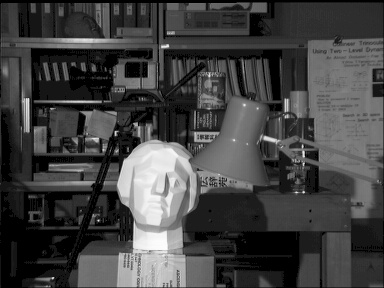
#> input picture HW1/Q5_image/img_improvment.png, 384 x 288 px, found by its file name
$ jupyter execute Q5.ipynb
#> lines starting #> are read from the running program, lines starting #| are printed output that depends on the picture
[cell 1]
from google.colab import drive
drive.mount('/content/drive')

# Q5

[cell 2]
import numpy as np
import cv2
import math
import matplotlib.pyplot as plt
from google.colab.patches import cv2_imshow

## part a

<h3> in this section we want to implement histogram equalization </h3>
<h3> you can use opencv library </h3>

[cell 3]
path = '/content/drive/MyDrive/ColabNotebooks/FCV/HW1/Q5_image/img_improvment.png'
image = cv2.imread(path, cv2.IMREAD_GRAYSCALE)
#> image is the input picture: shape (288, 384); min 0, max 252, mean 66.5
output_image = image.copy()
equalize_image = cv2.equalizeHist(output_image)
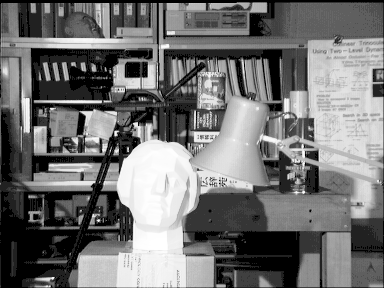
#> equalize_image: shape (288, 384); min 0, max 255, mean 114.2

[cell 4]
plt.figure(figsize=(20,20))
plt.subplot(1,2,1)
plt.imshow(image, cmap='gray')
plt.title('main image')
plt.axis('off')

plt.subplot(1,2,2)
plt.imshow(equalize_image, cmap='gray')
plt.title('equalized image')
plt.axis('off')
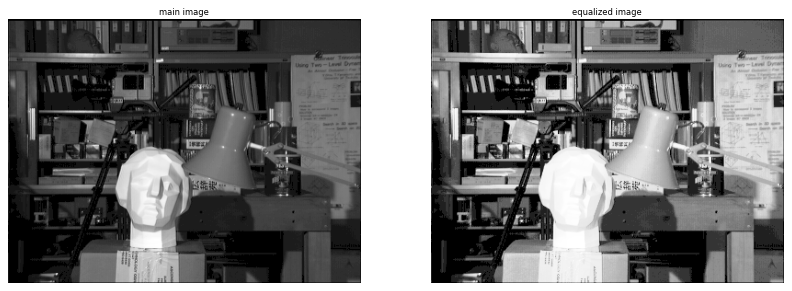
#> figure drawn by matplotlib, 2 panels

## part b

<h3> in this section we want to implement the first method for ACE </h3>
<h3> you can use opencv library </h3>
<h3> use 48(6*8) grids (size of the grids should be 48*48) </h3>

[cell 5]
def ACE1(image, gridSize):
  '''
  you can use the equalize function of OpenCV for each grid
  Use first method for ACE implementation (calculating transition function for each grid)
  input(s):
    image (ndarray): input image
    gridSize (int): window size for calculating histogram equalization
  output(s):
    output (ndarray): improved image
  '''
#> called with gridSize = 48
  x,y = image.shape
#> x = 288; y = 384
  output_image = image.copy()

  #######################
  #    your code here   #
  #######################
  # calculate number of grids in x and y direction
  vertical_num_grids = x // gridSize
#> vertical_num_grids = 6
  horizontal_num_grids = y // gridSize
#> horizontal_num_grids = 8

  # loop over each grid and apply histogram equalization using OpenCV's equalizeHist function
  for i in range(vertical_num_grids):
    for j in range(horizontal_num_grids):
      start_x = i * gridSize
      end_x = (i + 1) * gridSize
      start_y = j * gridSize
      end_y = (j + 1) * gridSize
      grid = output_image[start_x:end_x, start_y:end_y]
      equalized_grid = cv2.equalizeHist(grid)
      output_image[start_x:end_x, start_y:end_y] = equalized_grid
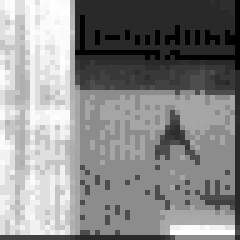
#> grid: shape (48, 48) (shown 5 times larger); min 0, max 255, mean 137.3
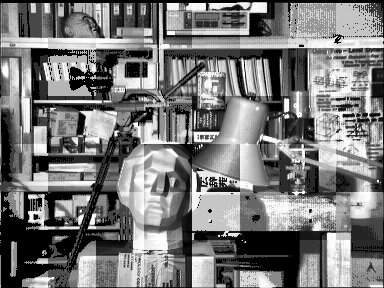
#> output_image: shape (288, 384); min 0, max 255, mean 120.9

  return output_image

[cell 6]
plt.figure(figsize=(20,20))
plt.subplot(1,2,1)
plt.imshow(image, cmap='gray')
plt.title('main image')
plt.axis('off')

plt.subplot(1,2,2)
output_image = ACE1(image,48)
plt.imshow(output_image, cmap='gray')
plt.title('equalized image')
plt.axis('off')

## part c

<h3> in this section we want to implement the second method for ACE </h3>
<h3> you can use opencv library </h3>

[cell 7]
def ACE2(image, gridSize):
    '''
    you can just use the equalize function of OpenCV for each grid
    You can use OpenCV built-in tools for applying padding
    Use second method for ACE implementation (calculating transition function for each pixel)
    input(s):
      image (ndarray): input image
      gridSize (tuple): window size for calculating histogram equalization
    output(s):
      output (ndarray): improved image
    '''
#> called with gridSize = (70, 70)
    output = image.copy()

    #######################
    #    your code here   #
    #######################
    # Pad the image with reflect mode to avoid edge effects
    padding_size = (gridSize[0]//2, gridSize[1]//2)
    # copyMakeBorder( src, dst, top, bottom, left, right, borderType, value )
    # value: If borderType is BORDER_CONSTANT, this is the value used to fill the border pixels.
    padded_img = cv2.copyMakeBorder(image, padding_size[0], padding_size[0], padding_size[1], padding_size[1], cv2.BORDER_REPLICATE)
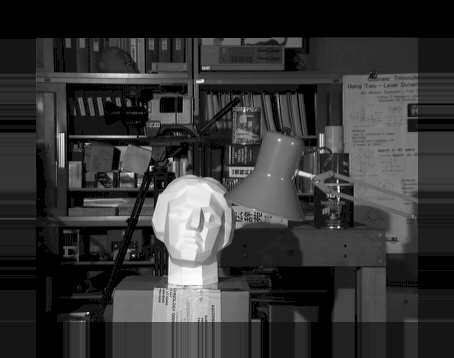
#> padded_img: shape (358, 454); min 0, max 252, mean 52.5

    # Loop over the image with a sliding grid of size gridSize
    for i in range(padding_size[0], padded_img.shape[0]-padding_size[0]):
        for j in range(padding_size[1], padded_img.shape[1]-padding_size[1]):
            # Define the grid
            grid = padded_img[i-padding_size[0]:i+padding_size[0], j-padding_size[1]:j+padding_size[1]]
            # Apply histogram equalization to the grid using OpenCV's equalizeHist function
            equalized_grid = cv2.equalizeHist(grid)
            # Replace the center pixel in the output with the corresponding pixel from the equalized grid
            output[i-padding_size[0], j-padding_size[1]] = equalized_grid[padding_size[0]-1, padding_size[1]-1]
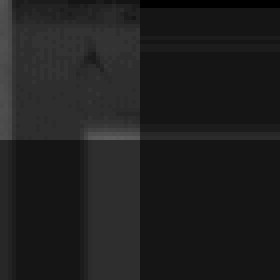
#> grid: shape (70, 70) (shown 4 times larger); min 0, max 93, mean 30.9
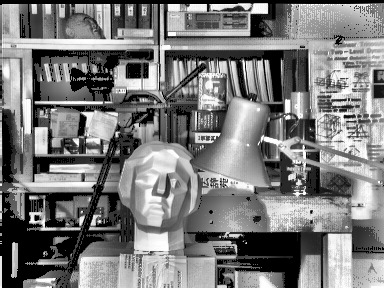
#> output: shape (288, 384); min 0, max 255, mean 122.5

    return output

[cell 8]
plt.figure(figsize=(20,20))
plt.subplot(1,2,1)
plt.imshow(image, cmap='gray')
plt.title('main image')
plt.axis('off')

plt.subplot(1,2,2)
output_image = ACE2(image,(70,70))
plt.imshow(output_image, cmap='gray')
plt.title('equalized image')
plt.axis('off')

## part d

<h3> in this section we want to implement CLAHE </h3>
<h3><b> note : you can just use opencv library for calculate histogram and applying padding </b></h3>
<h3><b>note : you can't use the equalize function of opencv</b></h3>

[cell 9]
def histogram_equalization(image, clip_limit, gridSize):
    MIN = 0
    MAX = 255
    # Calculate histogram of input image
    grid_hist = cv2.calcHist([image], [0], None, [256], [0,256])
    clip_hist = np.clip(grid_hist, 0, clip_limit)
    clipped_cnt = grid_hist - clip_hist
    clipped_per_pixel = clipped_cnt / 256
    clip_hist += clipped_per_pixel
    # Calculate (CDF)
    cdf = np.cumsum(clip_hist)
    cdf_normalized = MAX*(cdf / float((image.shape[0] * image.shape[1])))
    # Map image intensities to new values using CDF
    return cdf_normalized[image]


def CLAHE(image, gridSize, clip_limit):
    '''
    you can just use opencv library for calculate histogram and applying padding
    you can't use the equalize function of opencv
    Use second method for ACE implementation (calculating transition function for each pixel)
    input(s):
      image (ndarray): input image
      gridSize (tuple): window size for calculating histogram equalization
      clip_limit (int): threshold for contrast limiting
    output(s):
      output (ndarray): improved image
    '''
#> called with gridSize = (70, 70), clip_limit = 100
    output = image.copy()

    #######################
    #    your code here   #
    #######################
    # Pad the image with reflect mode to avoid edge effects
    padding_size = (gridSize[0]//2, gridSize[1]//2)
    padded_img = cv2.copyMakeBorder(image, *padding_size, *padding_size, cv2.BORDER_REPLICATE)

    # Loop over the image with a sliding grid of size gridSize
    for i in range(padding_size[0], padded_img.shape[0]-padding_size[0]):
        for j in range(padding_size[1], padded_img.shape[1]-padding_size[1]):
            # Define the grid
            grid = padded_img[i-padding_size[0]:i+padding_size[0], j-padding_size[1]:j+padding_size[1]]
            equalized_grid = histogram_equalization(grid, clip_limit, gridSize)
            # Assign equalized grid to output image
            output[i-padding_size[0],j-padding_size[1]] = equalized_grid[padding_size[0], padding_size[1]]
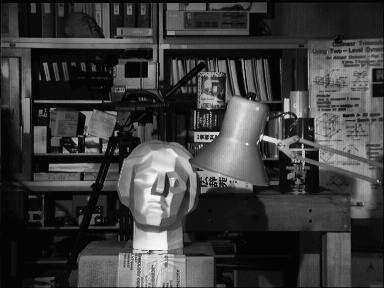
#> output: shape (288, 384); min 0, max 251, mean 60.4


    return output

[cell 10]
plt.figure(figsize=(20,20))
plt.subplot(1,2,1)
plt.imshow(image, cmap='gray')
plt.title('main image')
plt.axis('off')

plt.subplot(1,2,2)
output_image = CLAHE(image,(70,70), 100)
plt.imshow(output_image, cmap='gray')
plt.title('equalized image')
plt.axis('off')
